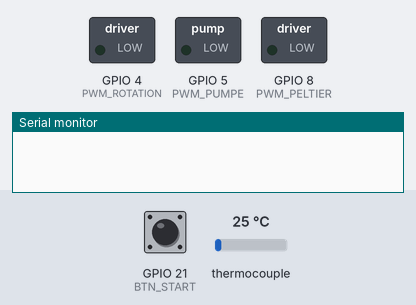
Simulated run of this program. Board: ESP32-S3. Parts: switched loads named in the program (green lamp = pin HIGH), the last lines printed to the serial monitor. The inputs (shaded band) are chosen by the test bench; at power-on: GPIO 21 (BTN_START) LOW, thermocouple 25 °C.

Above: at 1.2 s.
1.3 s: GPIO 21 (BTN_START) pulled HIGH for 3.2 s
At 3.1 s:
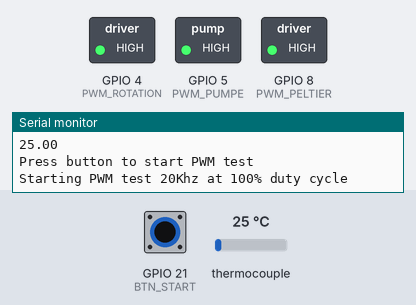
6.0 s: GPIO 21 (BTN_START) pulled HIGH for 0.15 s
At 7.2 s:
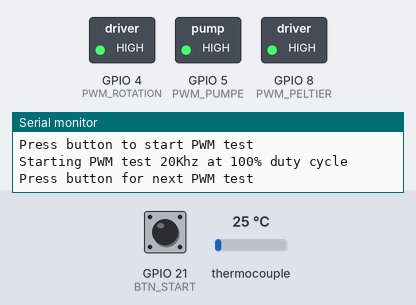
7.6 s: GPIO 21 (BTN_START) pulled HIGH for 1 s
At 8.4 s:
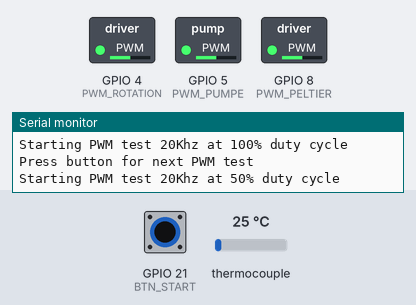
Timing chart, 0 to 10.6 s (numbered marks = the images above; inputs shaded):
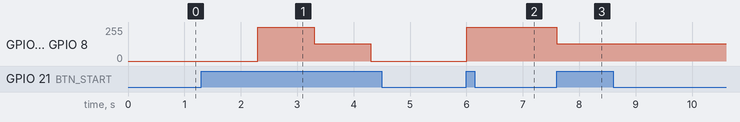

Measured:
- after the input at 1.3 s, GPIO 4 (PWM_ROTATION), GPIO 5 (PWM_PUMPE), GPIO 8 (PWM_PELTIER): 0/255 → 255/255 after 1.0 s, → 128/255 1.0 s later, → 0/255 1.0 s later
- after the input at 6.0 s, GPIO 4 (PWM_ROTATION), GPIO 5 (PWM_PUMPE), GPIO 8 (PWM_PELTIER): 0/255 → 255/255 at once
- after the input at 7.6 s, GPIO 4 (PWM_ROTATION), GPIO 5 (PWM_PUMPE), GPIO 8 (PWM_PELTIER): 255/255 → 128/255 at once

The program:

main.cpp
```cpp
/***************************************************************************************
Autor:        Christian Magnus Obrecht
Projekt:      Bierkühler Steuer System HW test
Beschreibung: Büp bei Patrick Rupp Temperatursteuerung für ein Bierschnellkühlsystem Hardware test
Datum:        17.12.2023
Version:      1.0
****************************************************************************************/

#include <Arduino.h>
#include <Adafruit_MAX31865.h>      //Wird verwendet um den PT100 Sensor auszulesen
#include <Wire.h>                   //Wird verwendet um den I2C Bus zu verwenden
// put function declarations here:
Adafruit_MAX31865 thermo = Adafruit_MAX31865(10, 11, 13, 12); //software SPI: CS, DI, DO, CLK

#define RREF      4300.0                                       //Refferenz Widerstand

#define RNOMINAL  4500.0                                       //PT 100 Nomineller Widerstand


#define PWM_PUMPE 5               //PWM Pin der Pumpe
#define PWM_ROTATION 4            //PWM Pin des Rotationsmotors
#define PWM_PELTIER 8             //PWM Pin des Peltier Elements

#define PWM_MAX 1024              //Maximaler DutyCycle
#define PWM_OFF 0                 //Minimaler DutyCycle

#define BTN_START 21              //Pin des Start Knopfes


void setup() {
  // put your setup code here, to run once:
  Serial.begin(115200);
  ledcSetup(0, 20000, 10);
  ledcSetup(1, 20000, 10);
  ledcSetup(2, 20000, 10);
  ledcAttachPin(PWM_PUMPE, 0);
  ledcAttachPin(PWM_ROTATION, 1);
  ledcAttachPin(PWM_PELTIER, 2);
  pinMode(BTN_START, INPUT);
  }

void loop() {
  // put your main code here, to run repeatedly:
  if(digitalRead(BTN_START) == HIGH){
    Serial.println("Starting test");
    Serial.println(thermo.temperature(RNOMINAL, RREF));
    delay(1000);
    Serial.println("Press button to start PWM test");
    while(!digitalRead(BTN_START)){}
    Serial.println("Starting PWM test 20Khz at 100% duty cycle");
    ledcWrite(0, PWM_MAX);
    ledcWrite(1, PWM_MAX);
    ledcWrite(2, PWM_MAX);
    delay(1000);
    Serial.println("Press button for next PWM test");
    while(!digitalRead(BTN_START)){}

    Serial.println("Starting PWM test 20Khz at 50% duty cycle");
    ledcWrite(0, PWM_MAX/2);
    ledcWrite(1, PWM_MAX/2);
    ledcWrite(2, PWM_MAX/2);
    delay(1000);
    Serial.println("Press button for next PWM test");
    while(!digitalRead(BTN_START)){}

    Serial.println("Starting PWM test 20Khz at 0% duty cycle");
    ledcWrite(0, PWM_OFF);
    ledcWrite(1, PWM_OFF);
    ledcWrite(2, PWM_OFF);
  }
}
```
